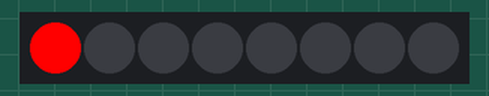
Simulated run of this program. Board: Teensy 4. On the bench: 8 RGB LEDs in strip order, left to right.

Above: at 0.12 s.
At 4.88 s:
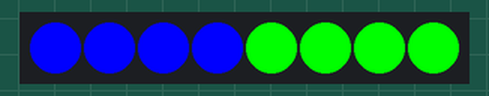
At 9.88 s:
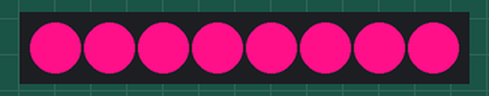
At 19.89 s:
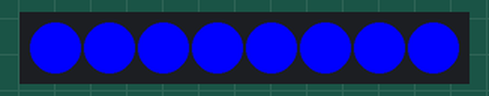
At 29.66 s:
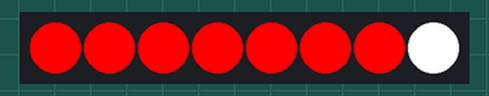
At 39.67 s:
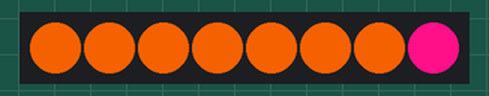
Timing chart, 0 to 40.0 s (numbered marks = the images above):
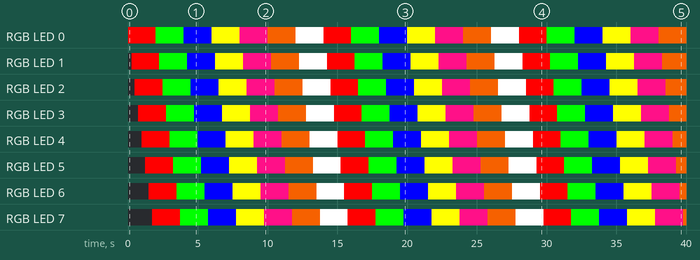

Measured:
- by itself, RGB LED 0–7: repeats every 14.0 s: RGB(0, 255, 0) 2.0 s, RGB(0, 0, 255) 2.0 s, RGB(255, 255, 0) 2.0 s, RGB(255, 16, 136) 2.0 s, RGB(224, 88, 0) 2.0 s, RGB(255, 255, 255) 2.0 s, RGB(255, 0, 0) 2.0 s

The program:

main.cpp
```cpp
// (licence header left out)
#include <OctoWS2811.h>

const int ledsPerStrip = 4;

DMAMEM int displayMemory[ledsPerStrip*6];
int drawingMemory[ledsPerStrip*6];

const int config = WS2811_GRB | WS2811_800kHz;

const int numPins = 2;
byte pinList[numPins] = {18,19};

OctoWS2811 leds(ledsPerStrip, displayMemory, drawingMemory, config, numPins, pinList);

void setup() {
  leds.begin();
  leds.show();
}

#define RED    0xFF0000
#define GREEN  0x00FF00
#define BLUE   0x0000FF
#define YELLOW 0xFFFF00
#define PINK   0xFF1088
#define ORANGE 0xE05800
#define WHITE  0xFFFFFF

// Less intense...
/*
#define RED    0x160000
#define GREEN  0x001600
#define BLUE   0x000016
#define YELLOW 0x101400
#define PINK   0x120009
#define ORANGE 0x100400
#define WHITE  0x101010
*/

void colorWipe(int color, int wait)
{
  for (int i=0; i < leds.numPixels(); i++) {
    leds.setPixel(i, color);
    leds.show();
    delayMicroseconds(wait);
  }
}

void loop() {
  int microsec = 2000000 / leds.numPixels();  // change them all in 2 seconds

  // uncomment for voltage controlled speed
  // millisec = analogRead(A9) / 40;

  colorWipe(RED, microsec);
  colorWipe(GREEN, microsec);
  colorWipe(BLUE, microsec);
  colorWipe(YELLOW, microsec);
  colorWipe(PINK, microsec);
  colorWipe(ORANGE, microsec);
  colorWipe(WHITE, microsec);
}
```
